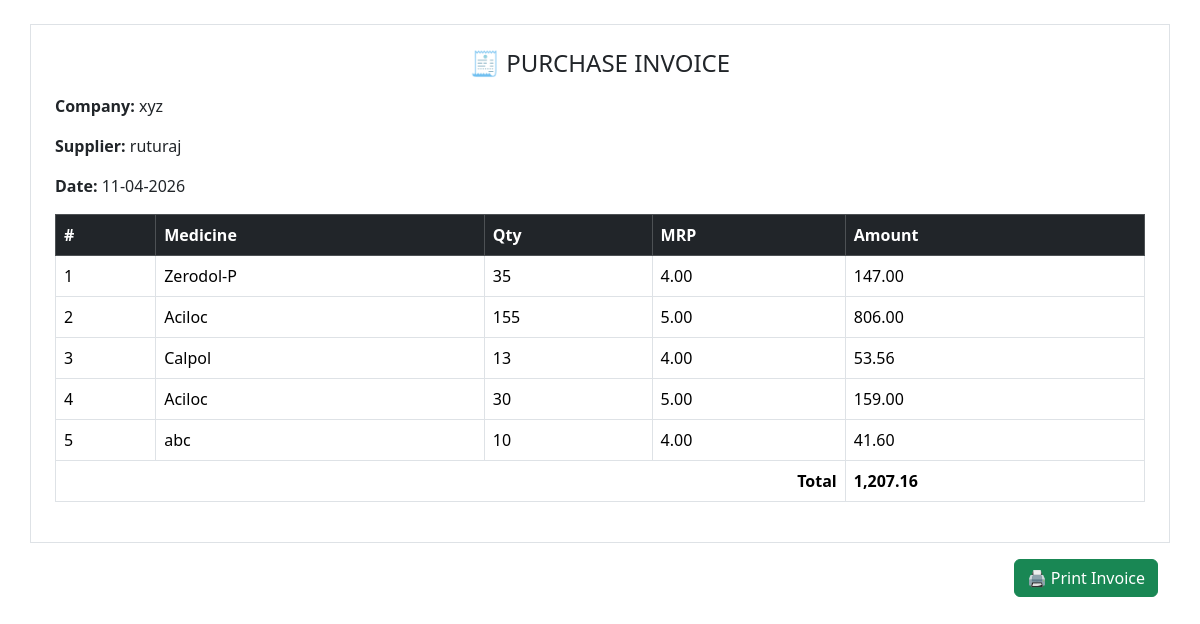
/supplier_master/purchase_invoice.php?company=xyz&supplier=ruturaj&date=2026-04-11, run on the app's committed database.
### tables this page shows
CREATE TABLE `ss_medicine` (
  `id` int(5) NOT NULL,
  `bill_id` int(5) NOT NULL,
  `sr_no` int(5) NOT NULL,
  `product` varchar(250) NOT NULL,
  `qty1` int(50) NOT NULL,
  `mrp` decimal(10,2) DEFAULT NULL,
  `amount` decimal(10,2) DEFAULT NULL,
  `batch` varchar(250) NOT NULL,
  `ex_date` date DEFAULT NULL,
  `pay_mode` varchar(200) NOT NULL,
  `datetime` datetime NOT NULL DEFAULT current_timestamp(),
  `gst` decimal(30,5) NOT NULL,
  `return_qty` int(11) DEFAULT 0,
  `new_qty` int(50) NOT NULL,
  `discount` int(30) NOT NULL
);

### supplier_master/purchase_invoice.php (the view, shortened to what this page needs)
<?php
$conn = new mysqli("localhost","root","","medical_shop");
$company  = $_GET['company'];
$supplier = $_GET['supplier'];
$date     = $_GET['date'];
$sql = "
SELECT sm.product, sm.qty1, sm.mrp, sm.amount
FROM ss_medicine sm
JOIN ss_bills sb ON sm.bill_id = sb.id
JOIN supplier_master sp ON sb.s_name = sp.supplier_name
WHERE sp.company_name='$company'
AND sp.supplier_name='$supplier'
AND DATE(sm.datetime)='$date'
";
$res = $conn->query($sql);
?>
<!DOCTYPE html>
<html>
<head>
<link href="https://cdn.jsdelivr.net/npm/bootstrap@5.3.2/dist/css/bootstrap.min.css" rel="stylesheet">
</head>
<body>
<div class="container mt-4 border p-4" id="print-area">
<h4 class="text-center mb-3">🧾 PURCHASE INVOICE</h4>
<p><b>Company:</b> <?= $company ?></p>
<p><b>Supplier:</b> <?= $supplier ?></p>
<p><b>Date:</b> <?= date("d-m-Y", strtotime($date)) ?></p>
<table class="table table-bordered mt-3">
<thead class="table-dark">
<tr>
    <th>#</th>
    <th>Medicine</th>
    <th>Qty</th>
    <th>MRP</th>
    <th>Amount</th>
</tr>
</thead>
<tbody>
<?php
$i=1;
$total=0;
while($r=$res->fetch_assoc()){
    $total += $r['amount'];
?>
<tr>
    <td><?= $i++ ?></td>
    <td><?= $r['product'] ?></td>
    <td><?= $r['qty1'] ?></td>
    <td><?= number_format($r['mrp'],2) ?></td>
    <td><?= number_format($r['amount'],2) ?></td>
</tr>
<?php } ?>
</tbody>
<tfoot>
<tr>
    <th colspan="4" class="text-end">Total</th>
    <th><?= number_format($total,2) ?></th>
</tr>
</tfoot>
</table>
</div>
<div class="container text-end mt-3 no-print">
    <button onclick="printSection('print-area')" class="btn btn-success">
        🖨 Print Invoice
    </button>
</div>
</body>
</html>

### data on the page
ss_medicine: product "Zerodol-P", qty1 "35", mrp "4.00", amount "147.00"
ss_medicine: product "Aciloc", qty1 "155", mrp "5.00", amount "806.00"
ss_medicine: product "Calpol", qty1 "13", mrp "4.00", amount "53.56"
ss_medicine: product "Aciloc", qty1 "30", mrp "5.00", amount "159.00"
ss_medicine: product "abc", qty1 "10", mrp "4.00", amount "41.60"

### other printed values
$company "xyz"
$supplier "ruturaj"
date("d-m-Y", strtotime($date)) "11-04-2026"
$total "1,207.16"
